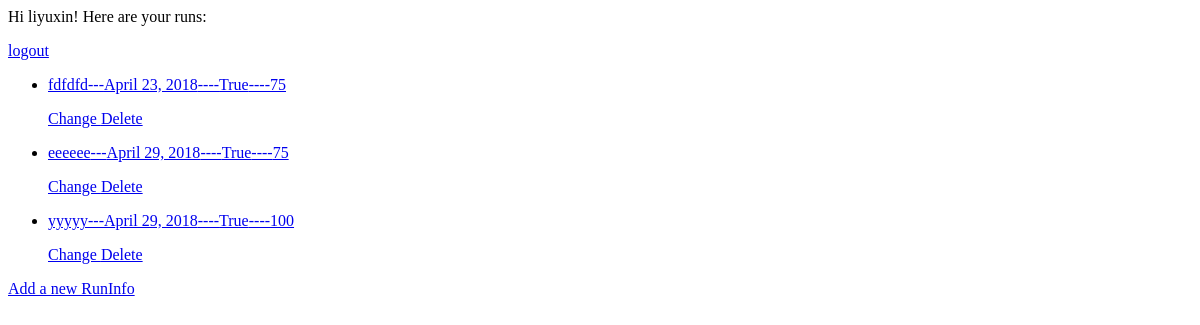
The page /nextseq_app/ (signed in) on the database as committed earlier.
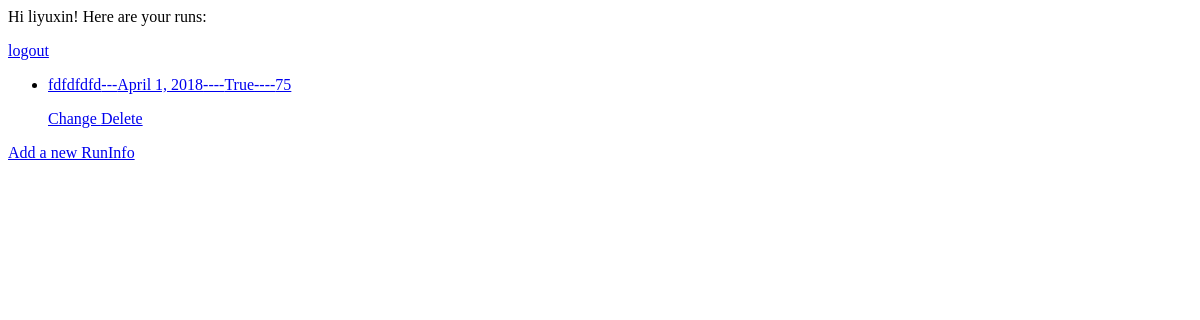
The same page on the database as committed later.
### nextseq_app/models.py (models this page shows, shortened)
class RunInfo(models.Model):
	runid = models.CharField(max_length=200)
	operator = models.ForeignKey(User, on_delete=models.CASCADE)
	date = models.DateField('I did this run on...')
	is_pe = models.BooleanField('Is it paired-end?', default=True)
	reads_length = models.IntegerField(default=75)

### nextseq_app/views.py (the view)
# urls.py: path('', views.IndexView,name='index'),
@login_required
def IndexView(request):
	RunInfo_list = RunInfo.objects.filter(operator=request.user)
	return render(request, 'nextseq_app/index.html', {'RunInfo_list': RunInfo_list})

### nextseq_app/templates/nextseq_app/index.html
  Hi {{ user.username }}! Here are your runs:
  <p><a href="{% url 'nextseq_app:logout' %}">logout</a></p>
{% if RunInfo_list %}
	<ul>
	{% for Run in RunInfo_list %}
		<li><a href="{% url 'nextseq_app:rundetail' Run.id %}">{{ Run.runid }}---{{ Run.date }}----{{ Run.is_pe }}----{{ Run.reads_length }}</a>
		<p><a href="{% url 'nextseq_app:run_update' Run.id %}"> Change </a>
			<a href="{% url 'nextseq_app:run_delete' Run.id%}"> Delete </a>
		</p>
		</li>
	{% endfor %}
	</ul>
{% else %}
	<p>No RunInfos are available.</p>
{% endif %}
<a href="{% url 'nextseq_app:run_add' %}"> Add a new RunInfo </a>

Rows that differ between the two databases and show on the page:
removed RunInfo: runid "fdfdfd", date "April 23, 2018", is_pe "True", reads_length "75"
removed RunInfo: runid "eeeeee", date "April 29, 2018", is_pe "True", reads_length "75"
removed RunInfo: runid "yyyyy", date "April 29, 2018", is_pe "True", reads_length "100"
added RunInfo: runid "fdfdfdfd", date "April 1, 2018", is_pe "True", reads_length "75"
